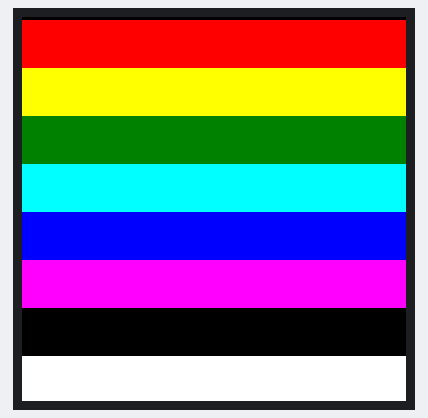
Bench run of a program on a simulated Raspberry Pi (BCM pin numbers). Parts: 128×128 colour display. Text uses the font file from the repository.

Above: at 1.2 s.
At 3.2 s:
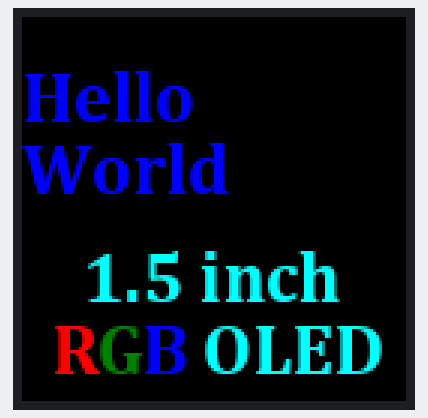
At 9.0 s:
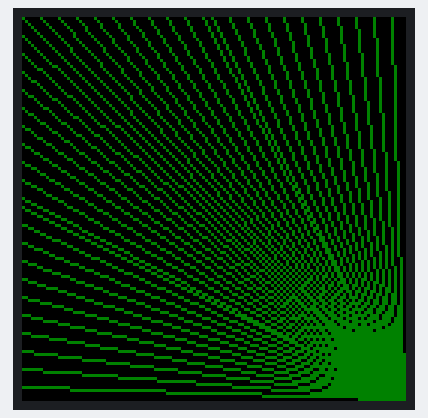
At 11.4 s:
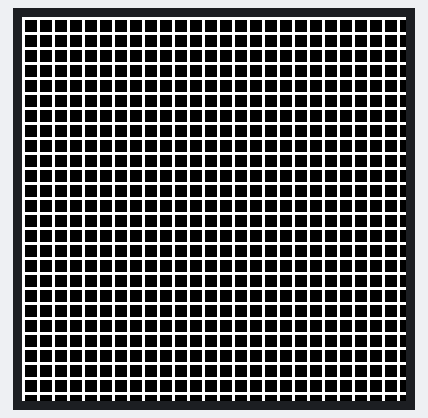
At 14.5 s:
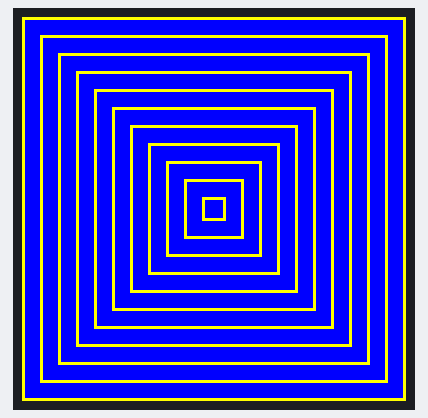
At 20.2 s:
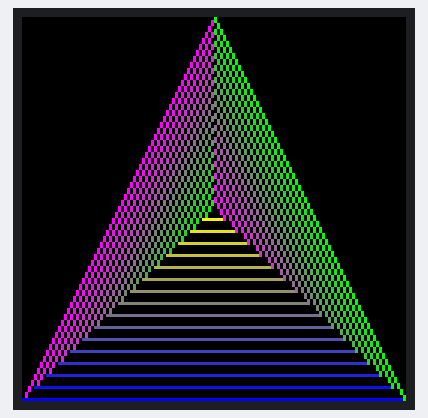

The program:

main.py
```python
# -*- coding:UTF-8 -*-

#--------------Driver Library-----------------#
import RPi.GPIO as GPIO
import OLED_Driver as OLED
#--------------Image Library---------------#
from PIL  import Image
from PIL import ImageDraw
from PIL import ImageFont
from PIL import ImageColor
#-------------Test Display Functions---------------#

def Test_Text():
    image = Image.new("RGB", (OLED.SSD1351_WIDTH, OLED.SSD1351_HEIGHT), "BLACK")
    draw = ImageDraw.Draw(image)
    font = ImageFont.truetype('cambriab.ttf',24)

    draw.text((0, 12), 'Hello', fill = "BLUE", font = font)
    draw.text((0, 36), 'World', fill = "BLUE",font = font)
    draw.text((20, 72), '1.5 inch', fill = "CYAN", font = font)
    draw.text((10, 96), 'R', fill = "RED", font = font)
    draw.text((25, 96), 'G', fill = "GREEN", font = font)
    draw.text((40, 96), 'B', fill = "BLUE", font = font)
    draw.text((55, 96), ' OLED', fill = "CYAN", font = font)

    OLED.Display_Image(image)


def Test_Pattern():
    image = Image.new("RGB", (OLED.SSD1351_WIDTH, OLED.SSD1351_HEIGHT), "BLACK")
    draw = ImageDraw.Draw(image)

    draw.line([(0,8), (127,8)],   fill = "RED",    width = 16)
    draw.line([(0,24),(127,24)],  fill = "YELLOW", width = 16)
    draw.line([(0,40),(127,40)],  fill = "GREEN",  width = 16)
    draw.line([(0,56),(127,56)],  fill = "CYAN",   width = 16)
    draw.line([(0,72),(127,72)],  fill = "BLUE",   width = 16)
    draw.line([(0,88),(127,88)],  fill = "MAGENTA",width = 16)
    draw.line([(0,104),(127,104)],fill = "BLACK",  width = 16)
    draw.line([(0,120),(127,120)],fill = "WHITE",  width = 16)

    OLED.Display_Image(image)


def Test_Lines():
    image = Image.new("RGB", (OLED.SSD1351_WIDTH, OLED.SSD1351_HEIGHT), "BLACK")
    draw = ImageDraw.Draw(image)

    for x in range(0, int((OLED.SSD1351_WIDTH-1)/2), 6):
        draw.line([(0, 0), (x, OLED.SSD1351_HEIGHT - 1)], fill = "RED", width = 1)
        draw.line([(0, 0), ((OLED.SSD1351_WIDTH-1) - x, OLED.SSD1351_HEIGHT - 1)], fill = "RED", width = 1)
        draw.line([(0, 0), (OLED.SSD1351_WIDTH - 1, x)], fill = "RED", width = 1)
        draw.line([(0, 0), (OLED.SSD1351_WIDTH - 1, (OLED.SSD1351_HEIGHT-1) - x)], fill = "RED", width = 1)
        OLED.Display_Image(image)
    OLED.Delay(250)
    draw.rectangle([0, 0, OLED.SSD1351_WIDTH - 1, OLED.SSD1351_HEIGHT - 1], fill = "BLACK", outline = "BLACK")

    for x in range(0, int((OLED.SSD1351_WIDTH-1)/2), 6):
        draw.line([(OLED.SSD1351_WIDTH - 1, 0), (x, OLED.SSD1351_HEIGHT - 1)], fill = "YELLOW", width = 1)
        draw.line([(OLED.SSD1351_WIDTH - 1, 0), (x + int((OLED.SSD1351_WIDTH-1)/2), OLED.SSD1351_HEIGHT - 1)], fill = "YELLOW", width = 1)
        draw.line([(OLED.SSD1351_WIDTH - 1, 0), (0, x)], fill = "YELLOW", width = 1)
        draw.line([(OLED.SSD1351_WIDTH - 1, 0), (0, x + int((OLED.SSD1351_HEIGHT-1)/2))], fill = "YELLOW", width = 1)
        OLED.Display_Image(image)
    OLED.Delay(250)
    draw.rectangle([0, 0, OLED.SSD1351_WIDTH - 1, OLED.SSD1351_HEIGHT - 1], fill = "BLACK", outline = "BLACK")

    for x in range(0, int((OLED.SSD1351_WIDTH-1)/2), 6):
        draw.line([(0, OLED.SSD1351_HEIGHT - 1), (x, 0)], fill = "BLUE", width = 1)
        draw.line([(0, OLED.SSD1351_HEIGHT - 1), (x + int((OLED.SSD1351_WIDTH-1)/2), 0)], fill = "BLUE", width = 1)
        draw.line([(0, OLED.SSD1351_HEIGHT - 1), (OLED.SSD1351_WIDTH - 1, x)], fill = "BLUE", width = 1)
        draw.line([(0, OLED.SSD1351_HEIGHT - 1), (OLED.SSD1351_WIDTH - 1, x + (OLED.SSD1351_HEIGHT-1)/2)], fill = "BLUE", width = 1)
        OLED.Display_Image(image)
    draw.rectangle([0, 0, OLED.SSD1351_WIDTH - 1, OLED.SSD1351_HEIGHT - 1], fill = "BLACK", outline = "BLACK")
    OLED.Delay(250)

    for x in range(0, int((OLED.SSD1351_WIDTH-1)/2), 6):
        draw.line([(OLED.SSD1351_WIDTH - 1, OLED.SSD1351_HEIGHT - 1), (x, 0)], fill = "GREEN", width = 1)
        draw.line([(OLED.SSD1351_WIDTH - 1, OLED.SSD1351_HEIGHT - 1), (x + int((OLED.SSD1351_WIDTH-1)/2), 0)], fill = "GREEN", width = 1)
        draw.line([(OLED.SSD1351_WIDTH - 1, OLED.SSD1351_HEIGHT - 1), (0, x)], fill = "GREEN", width = 1)
        draw.line([(OLED.SSD1351_WIDTH - 1, OLED.SSD1351_HEIGHT - 1), (0, x + int((OLED.SSD1351_HEIGHT-1)/2))], fill = "GREEN", width = 1)
        OLED.Display_Image(image)
    draw.rectangle([0, 0, OLED.SSD1351_WIDTH - 1, OLED.SSD1351_HEIGHT - 1], fill = "BLACK")


def Test_HV_Lines():
    image = Image.new("RGB", (OLED.SSD1351_WIDTH, OLED.SSD1351_HEIGHT), "BLACK")
    draw = ImageDraw.Draw(image)

    for y in range(0, OLED.SSD1351_HEIGHT - 1, 5):
        draw.line([(0, y), (OLED.SSD1351_WIDTH - 1, y)], fill = "WHITE", width = 1)
    OLED.Display_Image(image)
    OLED.Delay(250)
    for x in range(0, OLED.SSD1351_WIDTH - 1, 5):
        draw.line([(x, 0), (x, OLED.SSD1351_HEIGHT - 1)], fill = "WHITE", width = 1)
    OLED.Display_Image(image)


def Test_Rects():
    image = Image.new("RGB", (OLED.SSD1351_WIDTH, OLED.SSD1351_HEIGHT), "BLACK")
    draw = ImageDraw.Draw(image)

    for x in range(0, int((OLED.SSD1351_WIDTH-1)/2), 6):
        draw.rectangle([(x, x), (OLED.SSD1351_WIDTH- 1 - x, OLED.SSD1351_HEIGHT-1 - x)], fill = None, outline = "WHITE")
    OLED.Display_Image(image)


def Test_FillRects():
    image = Image.new("RGB", (OLED.SSD1351_WIDTH, OLED.SSD1351_HEIGHT), "BLACK")
    draw = ImageDraw.Draw(image)

    for x in range(OLED.SSD1351_HEIGHT-1, int((OLED.SSD1351_HEIGHT-1)/2), -6):
        draw.rectangle([(x, x), ((OLED.SSD1351_WIDTH-1) - x, (OLED.SSD1351_HEIGHT-1) - x)], fill = "BLUE", outline = "BLUE")
        draw.rectangle([(x, x), ((OLED.SSD1351_WIDTH-1) - x, (OLED.SSD1351_HEIGHT-1) - x)], fill = None, outline = "YELLOW")
    OLED.Display_Image(image)


def Test_Circles():
    image = Image.new("RGB", (OLED.SSD1351_WIDTH, OLED.SSD1351_HEIGHT), "BLACK")
    draw = ImageDraw.Draw(image)

    draw.ellipse([(0, 0), (OLED.SSD1351_WIDTH - 1, OLED.SSD1351_HEIGHT - 1)], fill = "BLUE", outline = "BLUE")
    OLED.Display_Image(image)
    OLED.Delay(500)
    for r in range(0, int(OLED.SSD1351_WIDTH/2) + 4, 4):
        draw.ellipse([(r, r), ((OLED.SSD1351_WIDTH-1) - r, (OLED.SSD1351_HEIGHT-1) - r)], fill = None, outline = "YELLOW")
    OLED.Display_Image(image)


def Test_Triangles():
    image = Image.new("RGB", (OLED.SSD1351_WIDTH, OLED.SSD1351_HEIGHT), "BLACK")
    draw = ImageDraw.Draw(image)

    for i in range(0, int(OLED.SSD1351_WIDTH/2), 4):
        draw.line([(i, OLED.SSD1351_HEIGHT - 1 - i), (OLED.SSD1351_WIDTH/2, i)], fill = (255 - i*4, i*4, 255 - i*4), width = 1)
        draw.line([(i, OLED.SSD1351_HEIGHT - 1 - i), (OLED.SSD1351_WIDTH - 1 - i, OLED.SSD1351_HEIGHT - 1 - i)], fill = (i*4, i*4 ,255 - i*4), width = 1)
        draw.line([(OLED.SSD1351_WIDTH - 1 - i, OLED.SSD1351_HEIGHT - 1 - i), (OLED.SSD1351_WIDTH/2, i)], fill = (i*4, 255 - i*4, i*4), width = 1)
        OLED.Display_Image(image)


def Display_Picture(File_Name):
    image = Image.open(File_Name)
    OLED.Display_Image(image)

#----------------------MAIN-------------------------#
try:

    def main():

        #-------------OLED Init------------#
        OLED.Device_Init()

        #-------------Draw Pictures------------#
        Test_Pattern()
        OLED.Delay(2000)
        Test_Text()
        OLED.Delay(2000)
        Test_Lines()
        OLED.Delay(2000)
        Test_HV_Lines()
        OLED.Delay(2000)
        Test_Rects()
        OLED.Delay(1000)
        Test_FillRects()
        OLED.Delay(2000)
        Test_Circles()
        OLED.Delay(2000)
        Test_Triangles()
        OLED.Delay(2000)

        while (True):
            Display_Picture("picture1.jpg")
            OLED.Delay(2000)
            Display_Picture("picture2.jpg")
            OLED.Delay(2000)
            Display_Picture("picture3.jpg")
            OLED.Delay(2000)


    if __name__ == '__main__':
        main()

except:
    print("\r\nEnd")
    OLED.Clear_Screen()
    GPIO.cleanup()
```

OLED_Driver.py
```python
 # -*- coding:UTF-8 -*-

import spidev

import RPi.GPIO as GPIO

import time

#SSD1351
SSD1351_WIDTH               = 128
SSD1351_HEIGHT              = 128
SSD1351_CMD_SETCOLUMN       = 0x15
SSD1351_CMD_SETROW          = 0x75
SSD1351_CMD_WRITERAM        = 0x5C
SSD1351_CMD_READRAM         = 0x5D
SSD1351_CMD_SETREMAP        = 0xA0
SSD1351_CMD_STARTLINE       = 0xA1
SSD1351_CMD_DISPLAYOFFSET   = 0xA2
SSD1351_CMD_DISPLAYALLOFF   = 0xA4
SSD1351_CMD_DISPLAYALLON    = 0xA5
SSD1351_CMD_NORMALDISPLAY   = 0xA6
SSD1351_CMD_INVERTDISPLAY   = 0xA7
SSD1351_CMD_FUNCTIONSELECT  = 0xAB
SSD1351_CMD_DISPLAYOFF      = 0xAE
SSD1351_CMD_DISPLAYON       = 0xAF
SSD1351_CMD_PRECHARGE       = 0xB1
SSD1351_CMD_DISPLAYENHANCE  = 0xB2
SSD1351_CMD_CLOCKDIV        = 0xB3
SSD1351_CMD_SETVSL          = 0xB4
SSD1351_CMD_SETGPIO         = 0xB5
SSD1351_CMD_PRECHARGE2      = 0xB6
SSD1351_CMD_SETGRAY         = 0xB8
SSD1351_CMD_USELUT          = 0xB9
SSD1351_CMD_PRECHARGELEVEL  = 0xBB
SSD1351_CMD_VCOMH           = 0xBE
SSD1351_CMD_CONTRASTABC     = 0xC1
SSD1351_CMD_CONTRASTMASTER  = 0xC7
SSD1351_CMD_MUXRATIO        = 0xCA
SSD1351_CMD_COMMANDLOCK     = 0xFD
SSD1351_CMD_HORIZSCROLL     = 0x96
SSD1351_CMD_STOPSCROLL      = 0x9E
SSD1351_CMD_STARTSCROLL     = 0x9F


#color
BLACK   = 0x0000
BLUE    = 0x001F
RED     = 0xF800
GREEN   = 0x07E0
CYAN    = 0x07FF
MAGENTA = 0xF81F
YELLOW  = 0xFFE0
WHITE   = 0xFFFF
#buffer
color_byte = [0x00, 0x00]
color_fill_byte = [0x00, 0x00]*(SSD1351_WIDTH)


#GPIO Set
GPIO.setmode(GPIO.BCM)
GPIO.setwarnings(False)
OLED_RST_PIN = 25
OLED_DC_PIN  = 24
OLED_CS_PIN  = 8
GPIO.setup(OLED_RST_PIN, GPIO.OUT)
GPIO.setup(OLED_DC_PIN, GPIO.OUT)
GPIO.setup(OLED_CS_PIN, GPIO.OUT)
#GPIO init
GPIO.setwarnings(False)
GPIO.setup(OLED_RST_PIN, GPIO.OUT)
GPIO.setup(OLED_DC_PIN, GPIO.OUT)
GPIO.setup(OLED_CS_PIN, GPIO.OUT)
#SPI init
SPI = spidev.SpiDev(0, 0)
SPI.max_speed_hz = 9000000
SPI.mode = 0b00


def Set_Color(color):
    color_byte[0] = (color >> 8) & 0xff
    color_byte[1] = color & 0xff

def OLED_RST(x):
    if x == 1:
        GPIO.output(OLED_RST_PIN,GPIO.HIGH)
    elif x == 0:
        GPIO.output(OLED_RST_PIN,GPIO.LOW)

def OLED_DC(x):
    if x == 1:
        GPIO.output(OLED_DC_PIN,GPIO.HIGH)
    elif x == 0:
        GPIO.output(OLED_DC_PIN,GPIO.LOW)

def OLED_CS(x):
    if x == 1:
        GPIO.output(OLED_CS_PIN,GPIO.HIGH)
    elif x == 0:
        GPIO.output(OLED_CS_PIN,GPIO.LOW)

def SPI_WriteByte(byte):
    SPI.writebytes(byte)

def Write_Command(cmd):
    OLED_CS(0)
    OLED_DC(0)
    SPI_WriteByte([cmd])
    OLED_CS(1)

def Write_Data(dat):
    OLED_CS(0)
    OLED_DC(1)
    SPI_WriteByte([dat])
    OLED_CS(1)

def Write_Datas(data):
    OLED_CS(0)
    OLED_DC(1)
    SPI_WriteByte(data)
    OLED_CS(1)

def RAM_Address():
    Write_Command(0x15)
    Write_Data(0x00)
    Write_Data(0x7f)
    Write_Command(0x75)
    Write_Data(0x00)
    Write_Data(0x7f)

def Fill_Color(color):
    RAM_Address()
    Write_Command(0x5c)
    Set_Color(color)
    color_fill_byte = color_byte*SSD1351_WIDTH
    OLED_CS(0)
    OLED_DC(1)
    for i in range(0,SSD1351_HEIGHT):
        SPI_WriteByte(color_fill_byte)
    OLED_CS(1)

def Clear_Screen():
    RAM_Address()
    Write_Command(0x5c)
    color_fill_byte = [0x00, 0x00]*SSD1351_WIDTH
    OLED_CS(0)
    OLED_DC(1)
    for i in range(0,SSD1351_HEIGHT):
        SPI_WriteByte(color_fill_byte)
    OLED_CS(1)

def Draw_Pixel(x, y):
    # Bounds check.
    if ((x >= SSD1351_WIDTH) or (y >= SSD1351_HEIGHT)):
        return
    if ((x < 0) or (y < 0)):
        return
    Set_Address(x, y)
    # transfer data
    Write_Datas(color_byte)

def Set_Coordinate(x, y):
    if((x >= SSD1351_WIDTH) or (y >= SSD1351_HEIGHT)):
        return
    # Set x and y coordinate
    Write_Command(SSD1351_CMD_SETCOLUMN)
    Write_Data(x)
    Write_Data(SSD1351_WIDTH-1)
    Write_Command(SSD1351_CMD_SETROW)
    Write_Data(y)
    Write_Data(SSD1351_HEIGHT-1)
    Write_Command(SSD1351_CMD_WRITERAM)


def Set_Address(column, row):
    Write_Command(SSD1351_CMD_SETCOLUMN)
    Write_Data(column)  #X start
    Write_Data(column)  #X end
    Write_Command(SSD1351_CMD_SETROW)
    Write_Data(row)     #Y start
    Write_Data(row+7)   #Y end
    Write_Command(SSD1351_CMD_WRITERAM)

def Write_text(dat):
    for i in range(0,8):
        if(dat & 0x01):
            Write_Datas(color_byte)
        else:
            Write_Datas([0x00,0x00])
        dat = dat >> 1

def Invert(v):
    if(v):
        Write_Command(SSD1351_CMD_INVERTDISPLAY)
    else:
        Write_Command(SSD1351_CMD_NORMALDISPLAY)

def Draw_Pixel(x, y):
    # Bounds check.
    if((x >= SSD1351_WIDTH) or (y >= SSD1351_HEIGHT)):
        return
    if((x < 0) or (y < 0)):
        return
    Set_Address(x, y)
    # transfer data
    Write_Datas(color_byte)

def Delay(x):
    time.sleep(x / 1000.0)

def Device_Init():
    OLED_CS(0)
    OLED_RST(0)
    Delay(500)
    OLED_RST(1)
    Delay(500)

    Write_Command(0xfd)	# command lock
    Write_Data(0x12)
    Write_Command(0xfd)	# command lock
    Write_Data(0xB1)

    Write_Command(0xae)	# display off
    Write_Command(0xa4)	# Normal Display mode

    Write_Command(0x15)	# set column address
    Write_Data(0x00)    # column address start 00
    Write_Data(0x7f)    # column address end 95
    Write_Command(0x75)	# set row address
    Write_Data(0x00)    # row address start 00
    Write_Data(0x7f)    # row address end 63

    Write_Command(0xB3)
    Write_Data(0xF1)

    Write_Command(0xCA)
    Write_Data(0x7F)

    Write_Command(0xa0)	# set re-map & data format
    Write_Data(0x74)    # Horizontal address increment

    Write_Command(0xa1)	# set display start line
    Write_Data(0x00)    # start 00 line

    Write_Command(0xa2)	# set display offset
    Write_Data(0x00)

    Write_Command(0xAB)
    Write_Command(0x01)

    Write_Command(0xB4)
    Write_Data(0xA0)
    Write_Data(0xB5)
    Write_Data(0x55)

    Write_Command(0xC1)
    Write_Data(0xC8)
    Write_Data(0x80)
    Write_Data(0xC0)

    Write_Command(0xC7)
    Write_Data(0x0F)

    Write_Command(0xB1)
    Write_Data(0x32)

    Write_Command(0xB2)
    Write_Data(0xA4)
    Write_Data(0x00)
    Write_Data(0x00)

    Write_Command(0xBB)
    Write_Data(0x17)

    Write_Command(0xB6)
    Write_Data(0x01)

    Write_Command(0xBE)
    Write_Data(0x05)

    Write_Command(0xA6)

    Clear_Screen()
    Write_Command(0xaf)


# Draw a horizontal line ignoring any screen rotation.
def Draw_FastHLine(x, y, length):
    # Bounds check
    if((x >= SSD1351_WIDTH) or (y >= SSD1351_HEIGHT)):
        return
    # X bounds check
    if((x+length) > SSD1351_WIDTH):
        length = SSD1351_WIDTH - x - 1
    if(length < 0):
        return
    # set location
    Write_Command(SSD1351_CMD_SETCOLUMN)
    Write_Data(x)
    Write_Data(x+length-1)
    Write_Command(SSD1351_CMD_SETROW)
    Write_Data(y)
    Write_Data(y)
    # fill!
    Write_Command(SSD1351_CMD_WRITERAM)

    for i in range(0,length):
        Write_Datas(color_byte)


def Draw_FastVLine(x, y, length):
    # Bounds check
    if((x >= SSD1351_WIDTH) or (y >= SSD1351_HEIGHT)):
        return
    # X bounds check
    if(y+length > SSD1351_HEIGHT):
        length = SSD1351_HEIGHT - y - 1
    if(length < 0):
        return
    # set location
    Write_Command(SSD1351_CMD_SETCOLUMN)
    Write_Data(x)
    Write_Data(x)
    Write_Command(SSD1351_CMD_SETROW)
    Write_Data(y)
    Write_Data(y+length-1)
    # fill!
    Write_Command(SSD1351_CMD_WRITERAM)

    for i in range(0,length):
        Write_Datas(color_byte)

def Display_Image(Image):
    if(Image == None):
        return

    Set_Coordinate(0,0)
    buffer1 = Image.load()
    for j in range(0, SSD1351_WIDTH):
        for i in range(0, SSD1351_HEIGHT):
            color_fill_byte[i*2] = ((buffer1[i,j][0] & 0xF8)|(buffer1[i,j][1] >> 5))
            color_fill_byte[i*2+1] = (((buffer1[i,j][1] << 3) & 0xE0)|(buffer1[i,j][2] >> 3))
        Write_Datas(color_fill_byte)
```

Measured:
- what the display in image 0 shows lasts 2.0 s, from 1.1 s to 3.1 s
